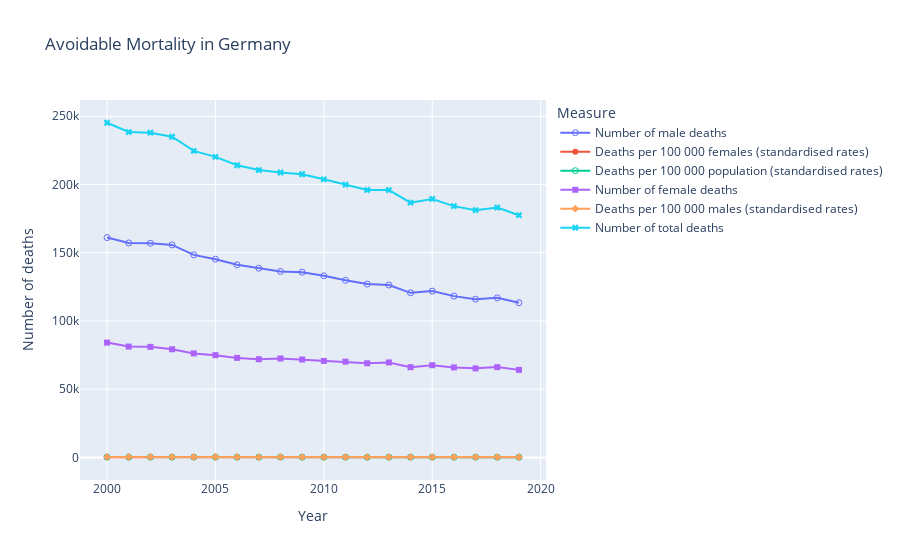

The notebook cell this image was saved under:
### Code cell
df1=pd.read_csv('Mortality.csv')
df1=df1.loc[(df1['Country'] == 'Germany')& (df1['Variable']=='Avoidable mortality (preventable+treatable)')]
px.line(df1,x='Year',y="Value",labels={'Value':'Number of deaths'},color="Measure",line_group="Measure",markers=True
       ,title='Avoidable Mortality in Germany',symbol='Measure',symbol_sequence= ['circle-open', 'circle', 'circle-open-dot', 'square','diamond','x'])

### Figure 1 — Plotly figure (JSON) as saved in the notebook; plotly's stock layout.template omitted (floating-point values rounded to 4 significant figures)
{"data": [{"hovertemplate": "Measure=Number of male deaths<br>Year=%{x}<br>Number of deaths=%{y}<extra></extra>", "legendgroup": "Number of male deaths", "line": {"color": "#636efa", "dash": "solid"}, "marker": {"symbol": "circle-open"}, "mode": "lines+markers", "name": "Number of male deaths", "orientation": "v", "showlegend": true, "type": "scatter", "x": [2000, 2001, 2002, 2003, 2004, 2005, 2006, 2007, 2008, 2009, 2010, 2011, 2012, 2013, 2014, 2015, 2016, 2017, 2018, 2019], "xaxis": "x", "y": [161118, 157204, 156966, 155738, 148445, 145280, 141171, 138646, 136285, 135764, 133092, 129769, 127032, 126346, 120615, 121871, 118197, 115951, 116929, 113352], "yaxis": "y"}, {"hovertemplate": "Measure=Deaths per 100 000 females (standardised rates)<br>Year=%{x}<br>Number of deaths=%{y}<extra></extra>", "legendgroup": "Deaths per 100 000 females (standardised rates)", "line": {"color": "#EF553B", "dash": "solid"}, "marker": {"symbol": "circle"}, "mode": "lines+markers", "name": "Deaths per 100 000 females (standardised rates)", "orientation": "v", "showlegend": true, "type": "scatter", "x": [2000, 2001, 2002, 2003, 2004, 2005, 2006, 2007, 2008, 2009, 2010, 2011, 2012, 2013, 2014, 2015, 2016, 2017, 2018, 2019], "xaxis": "x", "y": [172, 165, 164, 160, 153, 149, 143, 140, 138, 135, 133, 132, 129, 133, 127, 131, 129, 128, 128, 123], "yaxis": "y"}, {"hovertemplate": "Measure=Deaths per 100 000 population (standardised rates)<br>Year=%{x}<br>Number of deaths=%{y}<extra></extra>", "legendgroup": "Deaths per 100 000 population (standardised rates)", "line": {"color": "#00cc96", "dash": "solid"}, "marker": {"symbol": "circle-open-dot"}, "mode": "lines+markers", "name": "Deaths per 100 000 population (standardised rates)", "orientation": "v", "showlegend": true, "type": "scatter", "x": [2000, 2001, 2002, 2003, 2004, 2005, 2006, 2007, 2008, 2009, 2010, 2011, 2012, 2013, 2014, 2015, 2016, 2017, 2018, 2019], "xaxis": "x", "y": [264, 254, 251, 247, 234, 227, 217, 211, 206, 202, 198, 194, 190, 193, 186, 189, 186, 182, 182, 175], "yaxis": "y"}, {"hovertemplate": "Measure=Number of female deaths<br>Year=%{x}<br>Number of deaths=%{y}<extra></extra>", "legendgroup": "Number of female deaths", "line": {"color": "#ab63fa", "dash": "solid"}, "marker": {"symbol": "square"}, "mode": "lines+markers", "name": "Number of female deaths", "orientation": "v", "showlegend": true, "type": "scatter", "x": [2000, 2001, 2002, 2003, 2004, 2005, 2006, 2007, 2008, 2009, 2010, 2011, 2012, 2013, 2014, 2015, 2016, 2017, 2018, 2019], "xaxis": "x", "y": [84148, 81258, 81022, 79259, 76237, 74949, 72947, 71961, 72518, 71754, 70707, 70182, 68988, 69605, 66121, 67546, 65960, 65257, 66187, 64151], "yaxis": "y"}, {"hovertemplate": "Measure=Deaths per 100 000 males (standardised rates)<br>Year=%{x}<br>Number of deaths=%{y}<extra></extra>", "legendgroup": "Deaths per 100 000 males (standardised rates)", "line": {"color": "#FFA15A", "dash": "solid"}, "marker": {"symbol": "diamond"}, "mode": "lines+markers", "name": "Deaths per 100 000 males (standardised rates)", "orientation": "v", "showlegend": true, "type": "scatter", "x": [2000, 2001, 2002, 2003, 2004, 2005, 2006, 2007, 2008, 2009, 2010, 2011, 2012, 2013, 2014, 2015, 2016, 2017, 2018, 2019], "xaxis": "x", "y": [367, 352, 346, 341, 321, 309, 296, 287, 278, 273, 267, 259, 253, 258, 248, 251, 246, 240, 239, 230], "yaxis": "y"}, {"hovertemplate": "Measure=Number of total deaths<br>Year=%{x}<br>Number of deaths=%{y}<extra></extra>", "legendgroup": "Number of total deaths", "line": {"color": "#19d3f3", "dash": "solid"}, "marker": {"symbol": "x"}, "mode": "lines+markers", "name": "Number of total deaths", "orientation": "v", "showlegend": true, "type": "scatter", "x": [2000, 2001, 2002, 2003, 2004, 2005, 2006, 2007, 2008, 2009, 2010, 2011, 2012, 2013, 2014, 2015, 2016, 2017, 2018, 2019], "xaxis": "x", "y": [245266, 238462, 237988, 234997, 224682, 220229, 214118, 210605, 208801, 207518, 203799, 199949, 196020, 195951, 186734, 189417, 184157, 181208, 183116, 177503], "yaxis": "y"}], "layout": {"legend": {"title": {"text": "Measure"}, "tracegroupgap": 0}, "title": {"text": "Avoidable Mortality in Germany"}, "xaxis": {"anchor": "y", "domain": [0, 1], "title": {"text": "Year"}}, "yaxis": {"anchor": "x", "domain": [0, 1], "title": {"text": "Number of deaths"}}}}
